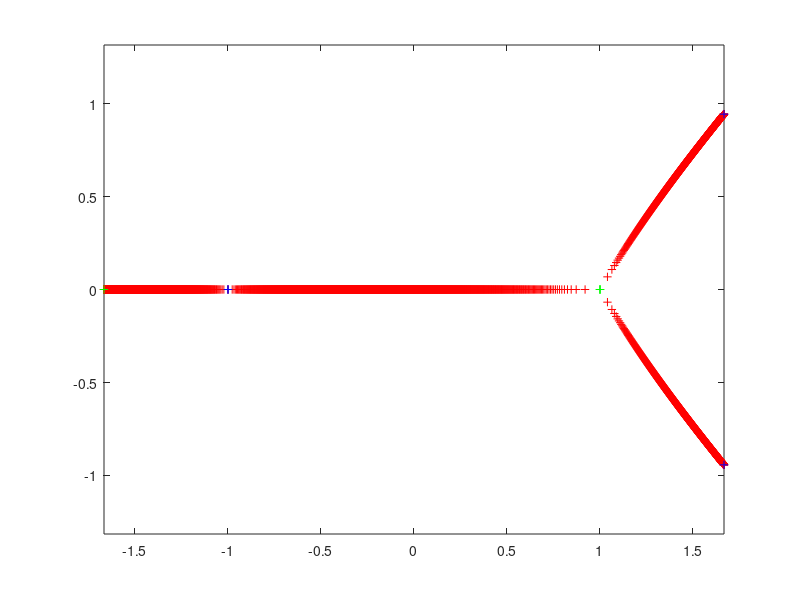

MATLAB code to generate this figure:
% %This is for polynomial (z^3)/2-(3/2)*z with derivative (z-1)(z+1)
% x=-1:1e-2:1;
% 
% inverse_image_of_polynomial=[0 0];
% for j=x
%     
%     p = [1/2 0 -3/2 -j];
%     r = roots(p);
%     inverse_image_of_polynomial=vertcat(inverse_image_of_polynomial,...
%         [real(r) imag(r)]);
%     
% end
% 
% 
%     p = [1/2 0 -3/2 1];
%     r = roots(p);
%     inverse_image_of_first_critical_value=[real(r) imag(r)];
%     
%     p = [1/2 0 -3/2 -1];
%     r = roots(p);
%     inverse_image_of_second_critical_value=[real(r) imag(r)];    
% 
% 
% figure
% plot(inverse_image_of_polynomial(:,1),inverse_image_of_polynomial(:,2),'r+')
% hold on
% plot(inverse_image_of_first_critical_value(:,1),inverse_image_of_first_critical_value(:,2),'b+')
% plot(inverse_image_of_second_critical_value(:,1),inverse_image_of_second_critical_value(:,2),'g+')
% axis equal
% hold off
% 
%  





%This is for polynomial (z^4/4-z^3/3-z^2/2+z) with derivative 
%(z-1)^2(z+1) and critical values -11/12, 5/12:
x=-11/12:1e-3:5/12;

inverse_image_of_polynomial=[0 0];
for j=x
    
    p = [1/4 -1/3 -1/2 1 -j];
    r = roots(p);
    inverse_image_of_polynomial=vertcat(inverse_image_of_polynomial,...
        [real(r) imag(r)]);
    
end

   
    p = [1/4 -1/3 -1/2 1 11/12];
    r = roots(p);
    inverse_image_of_first_critical_value=[real(r) imag(r)];
    
    p = [1/4 -1/3 -1/2 1 -5/12];
    r = roots(p);
    inverse_image_of_second_critical_value=[real(r) imag(r)];    


figure
plot(inverse_image_of_polynomial(:,1),inverse_image_of_polynomial(:,2),'r+')
hold on
plot(inverse_image_of_first_critical_value(:,1),inverse_image_of_first_critical_value(:,2),'b+')
plot(inverse_image_of_second_critical_value(:,1),inverse_image_of_second_critical_value(:,2),'g+')
axis equal
hold off



